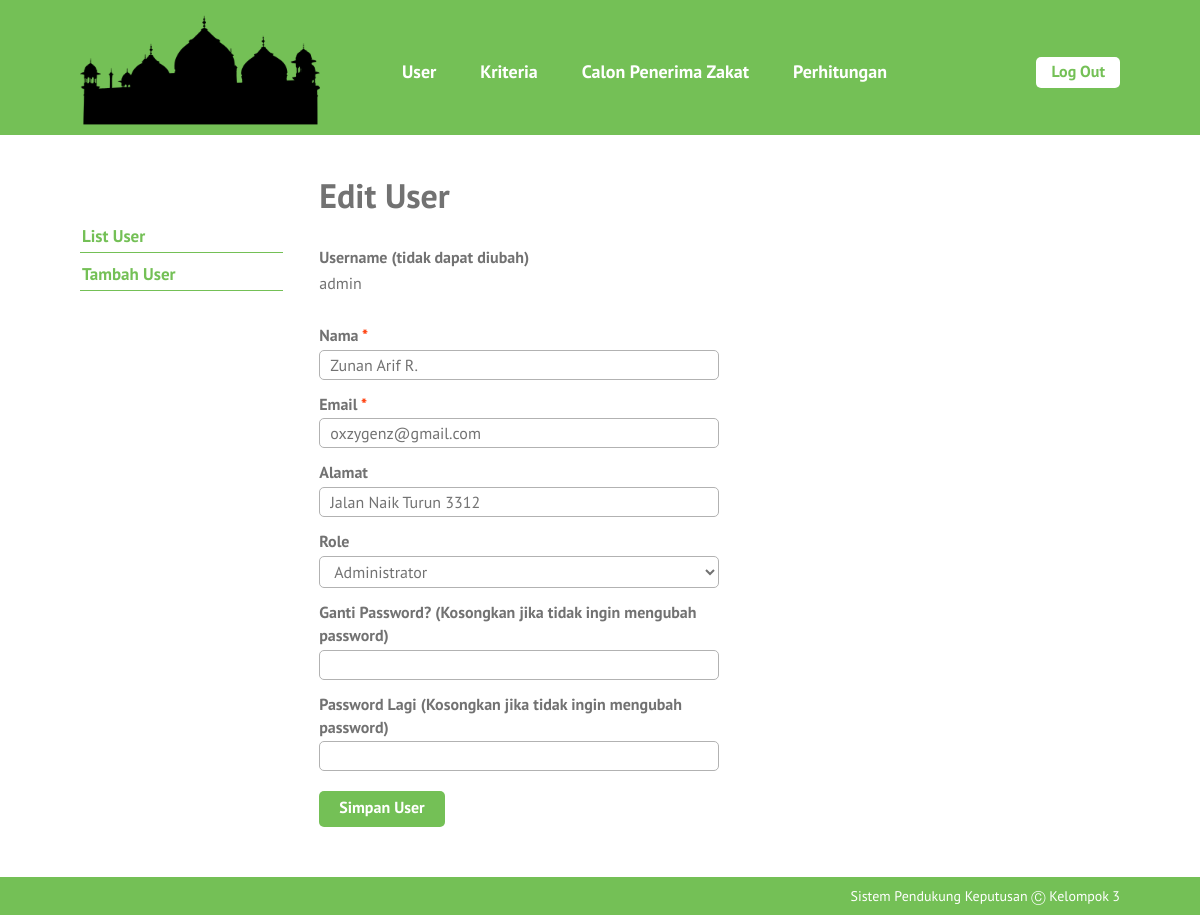
Page /edit-user.php?id=1 (signed in) on the committed database.
### tables this page shows
CREATE TABLE `user` (
  `id_user` int(5) NOT NULL,
  `username` varchar(16) NOT NULL,
  `password` varchar(50) NOT NULL,
  `nama` varchar(70) NOT NULL,
  `email` varchar(50) DEFAULT NULL,
  `alamat` varchar(100) DEFAULT NULL,
  `role` char(1) NOT NULL
);

### edit-user.php (the view, shortened to what this page needs)
<?php require_once('includes/init.php'); ?>
<?php cek_login($role = array(1)); ?>
<?php
$sukses = false;
$ada_error = false;
$result = '';
$id_user = (isset($_GET['id'])) ? trim($_GET['id']) : '';
if(!$id_user) {
	$ada_error = 'Maaf, data tidak dapat diproses.';
} else {
	$query = $pdo->prepare('SELECT id_user, username, nama, email, alamat, role FROM user WHERE user.id_user = :id_user');
	$query->execute(array('id_user' => $id_user));
	$result = $query->fetch();
	$nama = (isset($result['nama'])) ? trim($result['nama']) : '';
	$email = (isset($result['email'])) ? trim($result['email']) : '';
	$alamat = (isset($result['alamat'])) ? trim($result['alamat']) : '';
	$role = (isset($result['role'])) ? trim($result['role']) : '';
}
?>
<?php
require_once('template-parts/header.php');
?>
	<div class="main-content-row">
	<div class="container clearfix">
		<?php include_once('template-parts/sidebar-user.php'); ?>
		<div class="main-content the-content">
			<h1>Edit User</h1>
			<?php if($sukses): ?>
				<div class="msg-box">
					<p>Data berhasil disimpan</p>
				</div>
			<?php elseif($ada_error): ?>
				<p><?php echo $ada_error; ?></p>
			<?php else: ?>
				<form action="edit-user.php?id=<?php echo $id_user; ?>" method="post">
					<div class="field-wrap clearfix">
						<label>Username (tidak dapat diubah)</label>
						<p><?php echo $result['username']; ?></p>
					</div>
					<div class="field-wrap clearfix">
						<label>Nama <span class="red">*</span></label>
						<input type="text" name="nama" value="<?php echo $nama; ?>">
					</div>
					<div class="field-wrap clearfix">
						<label>Email <span class="red">*</span></label>
						<input type="email" name="email" value="<?php echo $email; ?>">
					</div>
					<div class="field-wrap clearfix">
						<label>Alamat</label>
						<input type="text" name="alamat" value="<?php echo $alamat; ?>">
					</div>
					<div class="field-wrap clearfix">
						<label>Role</label>
						<select name="role">
							<option value="1" <?php selected($role, 1); ?>>Administrator</option>
						</select>
					</div>
					<div class="field-wrap clearfix">
						<label>Ganti Password? (Kosongkan jika tidak ingin mengubah password)</label>
						<input type="password" name="password">
					</div>
					<div class="field-wrap clearfix">
						<label>Password Lagi (Kosongkan jika tidak ingin mengubah password)</label>
						<input type="password" name="password2">
					</div>
					<div class="field-wrap clearfix">
						<button type="submit" name="submit" value="submit" class="button">Simpan User</button>
					</div>
				</form>
			<?php endif; ?>
		</div>
	</div>
	</div>
<?php
require_once('template-parts/footer.php');

### stylesheets/style.css (style rules this page uses)
html,body,div,span,applet,object,iframe,h1,h2,h3,h4,h5,h6,p,blockquote,pre,a,abbr,acronym,address,big,cite,code,del,dfn,em,img,ins,kbd,q,s,samp,small,strike,strong,sub,sup,tt,var,b,u,i,center,dl,dt,dd,ol,ul,li,fieldset,form,label,legend,table,caption,tbody,tfoot,thead,tr,th,td,article,aside,canvas,details,embed,figure,figcaption,footer,header,hgroup,menu,nav,output,ruby,section,summary,time,mark,audio,video { margin:0;padding:0;border:0;font-size:100%;vertical-align:baseline }
body { line-height:1 }
*,*:before,*:after { -moz-box-sizing:border-box;-webkit-box-sizing:border-box;box-sizing:border-box }
.clearfix:before,.clearfix:after { content:" ";display:table }
.clear,.clearfix:after { clear:both }
.container { max-width:1100px;margin:0 auto;position:relative;padding:0 30px }
body { background:#74c056;font-family:"PT Sans",sans-serif;color:#727272;font-size:14px;line-height:1.3;font-weight:500 }
textarea,input[type="text"],input[type="email"],input[type="date"],input[type="tel"],input[type="search"],input[type="number"],select,input[type="password"] { background:#fff;border:1px solid #b2b2b2;width:100%;font-family:inherit;font-weight:inherit;font-size:16px;padding:4px 10px;vertical-align:top;margin:0;color:#727272;border-radius:5px }
h1,h2,h3,h4,h5,h6 { font-weight:300 }
.the-content { font-size:16px;line-height:1.42857 }
.the-content h1,.the-content h2,.the-content h3,.the-content h4,.the-content h5,.the-content h6 { font-weight:700 }
.the-content h1 { font-size:34px;margin:0.8em 0 0.8em;padding:0;line-height:1.2 }
.the-content blockquote,.the-content table,.the-content p,.the-content ul,.the-content ol,.the-content dd,.the-content pre,.the-content iframe,.the-content .flxmap-container,.the-content hr { margin-bottom:1em }
.the-content>h1:first-child,.the-content>h3:first-child,.the-content>h2:first-child { margin-top:0 }
button,a { -webkit-transition:all .2s ease;-moz-transition:all .2s ease;-o-transition:all .2s ease;transition:all 0.2s ease }
span.red,a.red,.the-content span.red,.the-content a.red { color:#ff3600 }
.the-content .button,.button { background:#74c056;color:#fff;display:inline-block;font-size:16px;font-weight:700;line-height:1.2;border:0;font-family:inherit;padding:7px 20px 9px;cursor:pointer;border-radius:5px }
.main-content { float:right;width:77%;padding:40px 0 }
.field-wrap { max-width:400px;padding-bottom:10px }
.field-wrap label { display:block;font-weight:700;padding:3px 0 }
.field-wrap .button { margin-top:10px }

### rows in the picture
user: username "admin", nama "Zunan Arif R.", email "oxzygenz@gmail.com", alamat "Jalan Naik Turun 3312", role "Administrator"
